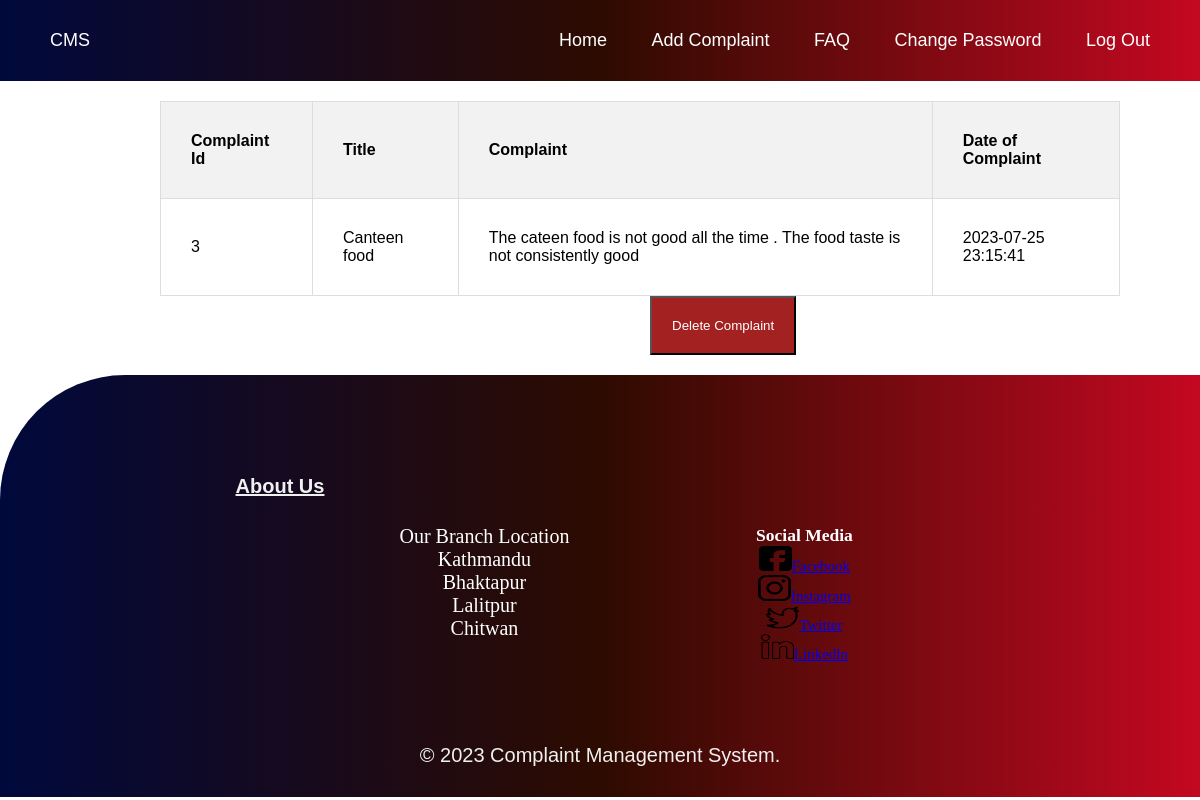
The page /client/view.php (signed in) on the database its author committed.
### tables this page shows
CREATE TABLE `complaints` (
  `id` int(11) DEFAULT NULL,
  `title` varchar(20) DEFAULT NULL,
  `complaint` longtext DEFAULT NULL,
  `date_of_complaint` datetime DEFAULT current_timestamp(),
  `complaint_id` int(11) NOT NULL
);

### client/view.php (the view, shortened to what this page needs)
<!DOCTYPE html>
<html lang="en">
<head>
    <link rel="stylesheet" href="faq.css">
    <link rel="stylesheet" href="view.css">
    <link rel="stylesheet" href="https://cdnjs.cloudflare.com/ajax/libs/font-awesome/6.4.0/css/all.min.css" />
</head>
<body>
<nav class="nav-bar">
        <div class="right">
            <ul>
                <li><a href="homepage.php">Home</a></li>
                <li><a href="addcomplaint.php">Add Complaint</a></li>
                <li><a href="faq.php">FAQ</a></li>
                <li><a href="change.php">Change Password</a></li>
                <li><a href="logout1.php">Log Out</a></li>
            </ul>
        </div>
        <div class="left">
            <ul>
                <li><a href="homepage.php">CMS</a></li>
            </ul>
        </div>
    </nav>
    <table>
        <tr>
            <th>Complaint Id</th>
            <th>Title</th>
            <th>Complaint</th>
            <th>Date of Complaint</th>
        </tr>
        <?php
        include 'db_connect.php';
        $userId = $_SESSION['user']['id'];
        $sql= "SELECT complaint_id,title, complaint, date_of_complaint FROM users INNER JOIN complaints ON users.id=complaints.id WHERE users.id ='$userId'";
        $result=mysqli_query($conn, $sql);
        while($row=mysqli_fetch_assoc($result)){
            $id=$row['complaint_id'];
            $complaint = $row['complaint'];
            $date = $row['date_of_complaint'];
            $title = $row['title'];
            echo "
            <tr>
                <td>$id</td>
                <td>$title</td>
                <td>$complaint</td>
                <td>$date</td>
            </tr>";
        }
        ?>
    </table>
    <a href="removecomplaint.php"><button>Delete Complaint</button></a>
    <footer>
    <div class="bottom">
        <h2><u>About Us</u></h2>
        <br>
        <div class="box">
            <p>Our Branch Location</p>
            <p>Kathmandu</p>
            <p>Bhaktapur</p>
            <p>Lalitpur</p>
            <p>Chitwan</p>
        </div>
        <div class="box">
            <h3>Social Media</h3>
            <a href="#"><img src="../icons/facebook.png" alt="Facebook">Facebook</a>
            <br>
            <a href="#"><img src="../icons/instagram.png" alt="Instagram">Instagram</a>
            <br>
            <a href="#"><img src="../icons/twitter.png" alt="Twitter"></i>Twitter</a>
            <br>
            <a href="#"><img src="../icons/linkedin.png" alt="Linkedln">Linkedln</a>
        </div>
    </div>
    <p>&copy; 2023 Complaint Management System.</p>
  </footer>
</body>
</html>

### client/faq.css (style rules this page uses)
body { font-family: Arial, sans-serif; background-color: #f1f1f1; margin: 0; padding: 0; }
* { padding: 0; margin: 0; box-sizing: border-box; }
body { background-color:white; color: black; }
.nav-bar { display: block; background-color: lightgray; }
.right { float: right; padding: 20px; }
.right ul li { display: inline-block; }
.right ul li a { text-decoration: none; padding: 20px; font-size: large; color: white; }
.left { padding: 20px; }
.left ul li { display: inline-block; }
.left ul li a { text-decoration: none; padding:20px; color: white; font-size: large; }
nav { background : linear-gradient(to right,#00093c,#2d0b00,#c40821); color: #fff; display: flex; justify-content: space-between; padding: 10px; }
footer p { text-align: center; font-size: 20px; }
.bottom { display: flex; justify-content: center; }
.box { margin: 40px; padding: 10px; text-align: center; width: 20%; font-family: 'Times New Roman', Times, serif; font-size: 15px; color: white; }
.box img { height:15% ; width: 15%; }
.bottom h2 { font-size: 20px; display: block; }
footer { background : linear-gradient(to right,#00093c,#2d0b00,#c40821); color: #f0f0f0; padding: 10px; text-align: center; margin-top: 20px; padding: 100px 0 30px; border-top-left-radius:125px; }
.box a { font-size: 15px; }

### client/view.css (style rules this page uses)
table { width: 80%; border-collapse: collapse; margin-top: 20px; margin-left: 160px; }
th, td { border: 1px solid #ddd; padding: 30px; text-align: left; }
th { background-color: #f2f2f2; }
button { margin-left: 650px; padding: 20px; background-color:rgb(164, 33, 33); color:white; }

### rows shown on the page
complaints: complaint_id "3", title "Canteen food", complaint "The cateen food is not good all the time . The food taste is not consistently good", date_of_complaint "2023-07-25 23:15:41"
